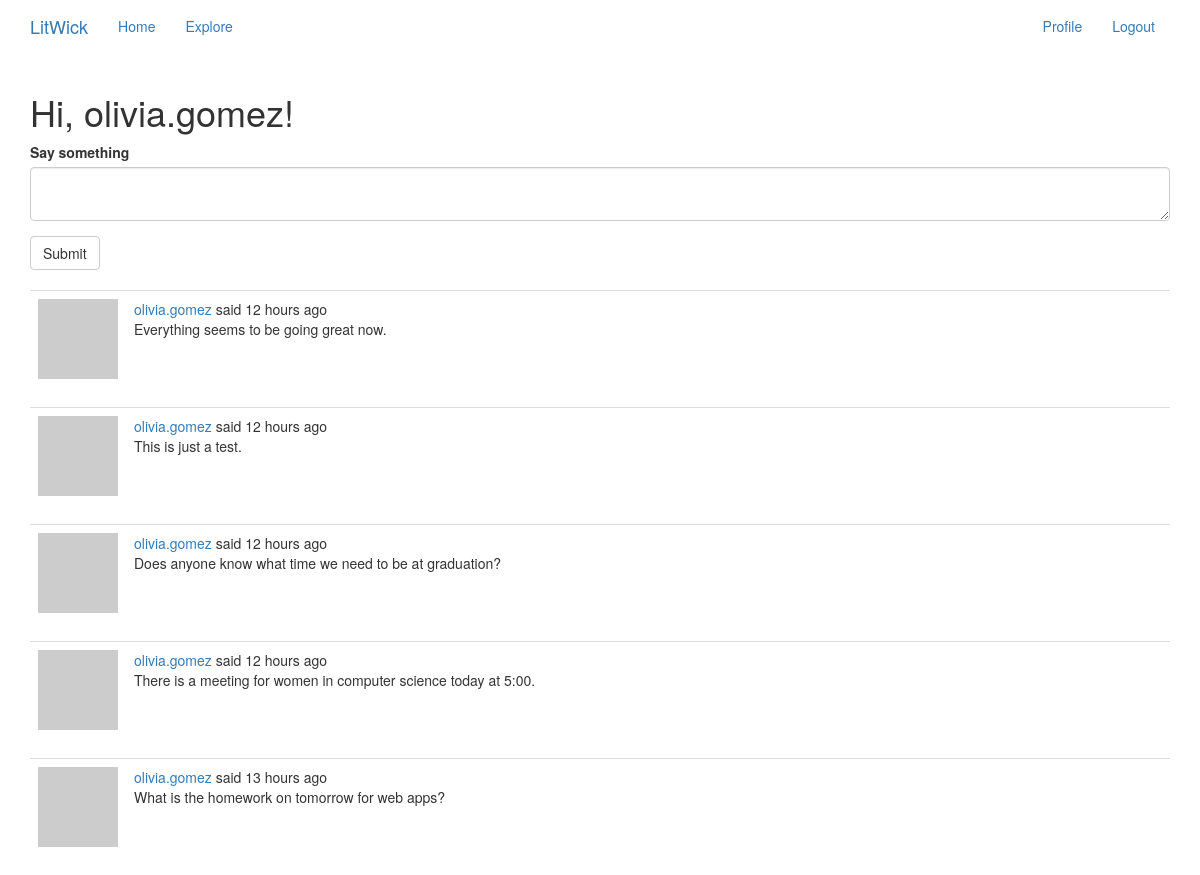
The page /index (signed in) on the database its author committed.
### app/models.py (models this page shows, shortened)
class PaginatedAPIMixin(object):
    @staticmethod
    def to_collection_dict(query, page, per_page, endpoint, **kwargs):
        resources = query.paginate(page, per_page, False)
        data = {
            'items': [item.to_dict() for item in resources.items],
            '_meta': {
                'page': page,
                'per_page': per_page,
                'total_pages': resources.pages,
                'total_items': resources.total
            },
            '_links': {
                'self': url_for(endpoint, page=page, per_page=per_page,
                                **kwargs),
                'next': url_for(endpoint, page=page + 1, per_page=per_page,
                                **kwargs) if resources.has_next else None,
                'prev': url_for(endpoint, page=page - 1, per_page=per_page,
                                **kwargs) if resources.has_prev else None
            }
        }
        return data

class User(UserMixin, PaginatedAPIMixin, db.Model):
    id = db.Column(db.Integer, primary_key=True)
    username = db.Column(db.String(64), index=True, unique=True)
    email = db.Column(db.String(120), index=True, unique=True)
    password_hash = db.Column(db.String(128))
    posts = db.relationship('Post', backref='author', lazy='dynamic')
    about_me = db.Column(db.String(140))
    last_seen = db.Column(db.DateTime, default=datetime.utcnow)
    token = db.Column(db.String(32), index=True, unique=True)
    token_expiration = db.Column(db.DateTime)
    followed = db.relationship(
        'User', secondary=followers,
        primaryjoin=(followers.c.follower_id == id),
        secondaryjoin=(followers.c.followed_id == id),
        backref=db.backref('followers', lazy='dynamic'), lazy='dynamic')
    messages_sent = db.relationship('Message',
                                    foreign_keys='Message.sender_id',
                                    backref='author', lazy='dynamic')
    messages_received = db.relationship('Message',
                                        foreign_keys='Message.recipient_id',
                                        backref='recipient', lazy='dynamic')
    last_message_read_time = db.Column(db.DateTime)
    notifications = db.relationship('Notification', backref='user',
                                    lazy='dynamic')
    tasks = db.relationship('Task', backref='user', lazy='dynamic')
    def avatar(self, size):
        digest = md5(self.email.lower().encode('utf-8')).hexdigest()
        return 'https://www.gravatar.com/avatar/{}?d=identicon&s={}'.format(
            digest, size)
    def followed_posts(self):
        followed = Post.query.join(
            followers, (followers.c.followed_id == Post.user_id)).filter(
                followers.c.follower_id == self.id)
        own = Post.query.filter_by(user_id=self.id)
        return followed.union(own).order_by(Post.timestamp.desc())
    def get_tasks_in_progress(self):
        return Task.query.filter_by(user=self, complete=False).all()

class SearchableMixin(object):
    @classmethod
    def before_commit(cls, session):
        session._changes = {
            'add': list(session.new),
            'update': list(session.dirty),
            'delete': list(session.deleted)
        }
    @classmethod
    def after_commit(cls, session):
        for obj in session._changes['add']:
            if isinstance(obj, SearchableMixin):
                add_to_index(obj.__tablename__, obj)
        for obj in session._changes['update']:
            if isinstance(obj, SearchableMixin):
                add_to_index(obj.__tablename__, obj)
        for obj in session._changes['delete']:
            if isinstance(obj, SearchableMixin):
                remove_from_index(obj.__tablename__, obj)
        session._changes = None

class Post(SearchableMixin, db.Model):
    __searchable__ = ['body']
    id = db.Column(db.Integer, primary_key=True)
    body = db.Column(db.String(140))
    timestamp = db.Column(db.DateTime, index=True, default=datetime.utcnow)
    user_id = db.Column(db.Integer, db.ForeignKey('user.id'))
    language = db.Column(db.String(5))

### app/main/routes.py (the view, shortened to what this page needs)
@bp.route('/', methods=['GET', 'POST'])
@bp.route('/index', methods=['GET', 'POST'])
@login_required
def index():
    form = PostForm()
    page = request.args.get('page', 1, type=int)
    posts = current_user.followed_posts().paginate(
        page, current_app.config['POSTS_PER_PAGE'], False)
    next_url = url_for('main.index', page=posts.next_num) \
        if posts.has_next else None
    prev_url = url_for('main.index', page=posts.prev_num) \
        if posts.has_prev else None
    return render_template('index.html', title=_('Home'), form=form,
                           posts=posts.items, next_url=next_url,
                           prev_url=prev_url)

### app/main/forms.py
class SearchForm(FlaskForm):
    q = StringField(_l('Search'), validators=[DataRequired()])
    def __init__(self, *args, **kwargs):
        if 'formdata' not in kwargs:
            kwargs['formdata'] = request.args
        if 'csrf_enabled' not in kwargs:
            kwargs['csrf_enabled'] = False
        super(SearchForm, self).__init__(*args, **kwargs)

class PostForm(FlaskForm):
    post = TextAreaField(_l('Say something'), validators=[DataRequired()])
    submit = SubmitField(_l('Submit'))

### app/main/routes.py (called while the page is built)
@bp.before_app_request
def before_request():
    if current_user.is_authenticated:
        current_user.last_seen = datetime.utcnow()
        db.session.commit()
        g.search_form = SearchForm()
    g.locale = str(get_locale())

### app/models.py (called while the page is built)
@login.user_loader
def load_user(id):
    return User.query.get(int(id))

### app/templates/index.html
{% extends "base.html" %}
{% import 'bootstrap/wtf.html' as wtf %}
{% block app_content %}
    <h1>{{ _('Hi, %(username)s!', username=current_user.username) }}</h1>
    {% if form %}
    {{ wtf.quick_form(form) }}
    <br>
    {% endif %}
    {% for post in posts %}
        {% include '_post.html' %}
    {% endfor %}
{% endblock %}

### app/templates/_post.html (shortened to what this page needs)
    <table class="table table-hover table-dark">
        <tr>
            <td width="70px">
                <a href="{{ url_for('main.user', username=post.author.username) }}">
                    <img src="{{ post.author.avatar(70) }}" />
                </a>
            </td>
            <td>
                {{ _('%(username)s said %(when)s',
                    username=user_link, when=moment(post.timestamp).fromNow()) }}
                <br>
                <span id="post{{ post.id }}">{{ post.body }}</span>
            </td>
        </tr>
    </table>

### rows shown on the page
Post: body "Everything seems to be going great now."
Post: body "This is just a test."
Post: body "Does anyone know what time we need to be at graduation?"
Post: body "There is a meeting for women in computer science today at 5:00."
Post: body "What is the homework on tomorrow for web apps?"
